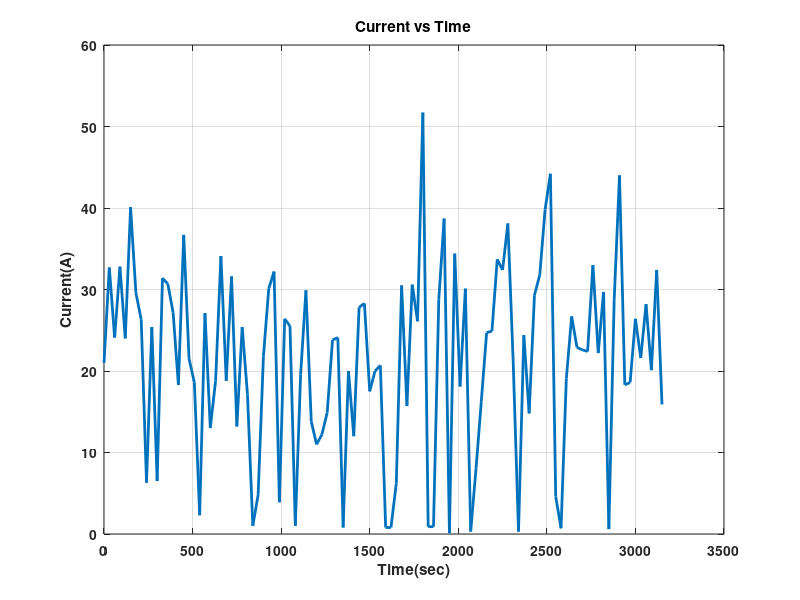
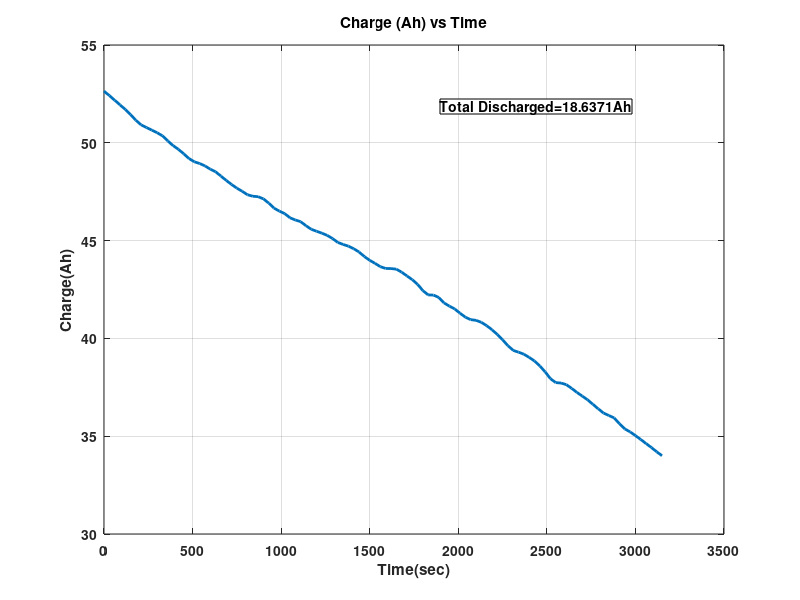

MATLAB code to generate these figures, in order:
clc;
clear all;
close all;
current = [21.0 32.7 24.1 32.8 24.0 40.1 29.6 26.3 06.3 25.4 06.5 31.4 30.7 27.2 18.3 36.7 21.5 18.6 2.3 27.1 13.0 18.8 34.1 18.8 31.6 13.2 25.4 17.1 1.0 4.8 21.8 30.1 32.2 3.9 26.4 25.5 1.0 19.6 29.9 13.8 11.0 12.2 14.9 23.8 24.1 0.8 20.0 	12.0 27.8 28.3 17.5 20.0 20.7 0.8 0.8 6.2 30.5 15.7 30.6 26.1 51.7 0.9 0.9 28.8 38.7 0.1 	34.4 18.1 30.1 0.3 8.0 16.3 24.7 24.9 33.7 32.4 38.1 21.1 0.3 24.4 14.8 29.3 31.8 39.8 	44.2 4.6 0.7 19.1 26.7 22.9 22.6 22.4 33.0 22.2 29.7 0.6 28.7 44.0 18.3 18.6 26.4 21.6 	28.2 20.1 32.4 15.9];
time= 00:30:3150;
Q(1) = 0;

for  i = 2:106
    Q(i) = trapz(time(1:i),current(1:i))
end
figure(3);
QTotal = trapz(time, current)
plot(time, 52.64-Q/3600,'linewidth',2),xlabel('Time(sec)','FontWeight','bold'),ylabel('Charge(Ah)','FontWeight','bold'),grid on,title('Charge (Ah) vs Time','FontWeight','bold'),set(gca,'FontWeight','bold');
annotation('textbox', [.55 .81 .32 .1],'String',[sprintf('Total Discharged=%.4fAh',QTotal/3600) ],'FontWeight','bold','BackgroundColor','white');
figure(2);
plot(time,current,'linewidth',2),xlabel('Time(sec)','FontWeight','bold'),ylabel('Current(A)','FontWeight','bold'),grid on,title('Current vs Time','FontWeight','bold'),set(gca,'FontWeight','bold')


